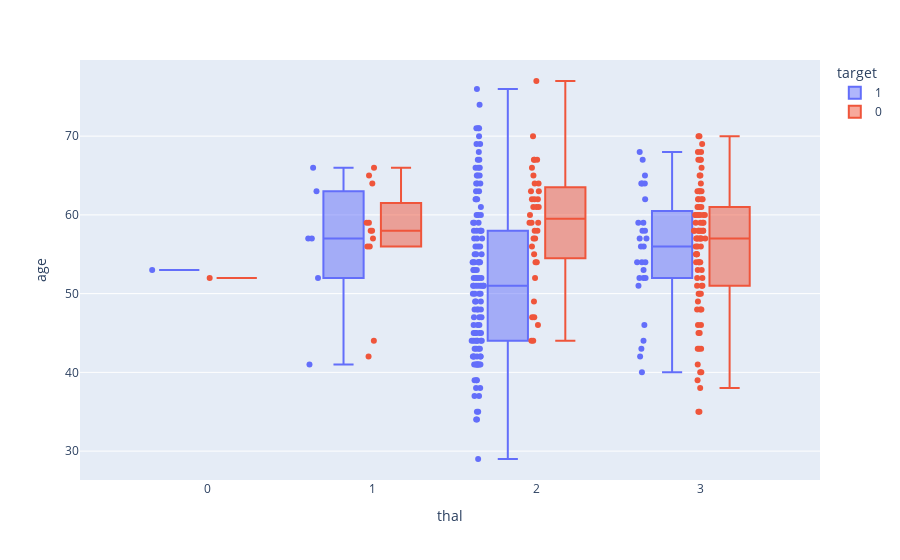

Notebook cell for this chart:
### Code cell
fig = px.box(df, y="age",x='thal',color='target',points='all')
fig.show()

### Figure 1 — Plotly figure (JSON) as saved in the notebook; plotly's stock layout.template omitted (floating-point values rounded to 4 significant figures; data arrays with more than 128 entries replaced by an {"elided": "..."} marker saying what was removed)
{"data": [{"alignmentgroup": "True", "boxpoints": "all", "hovertemplate": "target=1<br>thal=%{x}<br>age=%{y}<extra></extra>", "legendgroup": "1", "marker": {"color": "#636efa"}, "name": "1", "notched": false, "offsetgroup": "1", "orientation": "v", "showlegend": true, "type": "box", "x": {"elided": "165 int values"}, "x0": " ", "xaxis": "x", "y": {"elided": "165 int values"}, "y0": " ", "yaxis": "y"}, {"alignmentgroup": "True", "boxpoints": "all", "hovertemplate": "target=0<br>thal=%{x}<br>age=%{y}<extra></extra>", "legendgroup": "0", "marker": {"color": "#EF553B"}, "name": "0", "notched": false, "offsetgroup": "0", "orientation": "v", "showlegend": true, "type": "box", "x": {"elided": "138 int values"}, "x0": " ", "xaxis": "x", "y": {"elided": "138 int values"}, "y0": " ", "yaxis": "y"}], "layout": {"boxmode": "group", "legend": {"title": {"text": "target"}, "tracegroupgap": 0}, "margin": {"t": 60}, "xaxis": {"anchor": "y", "domain": [0, 1], "title": {"text": "thal"}}, "yaxis": {"anchor": "x", "domain": [0, 1], "title": {"text": "age"}}}}
